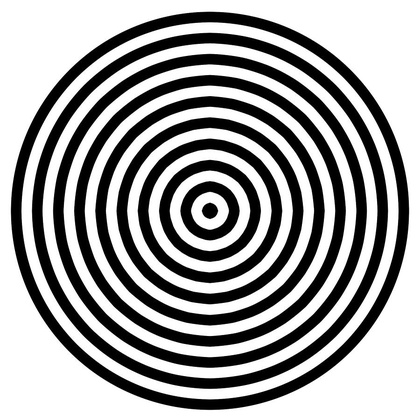
%> input picture BullsEye-master/distance_estimation/disc_print.jpg, 420 x 420 px, shrunk from 900 x 900 before the run, given in place of im.jpg, which was not available
$ octave trial.m   (GNU Octave 9; MATLAB toolbox functions it lacks are replaced by stand-ins)
%> lines starting %> are read from the running program, lines starting %| are printed output that depends on the picture; in (x1, y1, x2, y2) boxes, pixels count from 0 and x2, y2 are one past the last pixel; in counts of white or black regions, pixels touching at a corner belong together; the program's own positions count from 1; pictures that were not available may be replaced by others from this repository, and a replacement may not be noted
mypic=imread('im.jpg');
%> mypic is the input picture: size 420x420 uint8; min 0, max 255, mean 160.3
%im.jpg is the image with known distance (in this case 20cm).
I = rgb2gray(mypic);
BW = imclearborder(imcomplement(im2bw(imread('im.jpg'))));
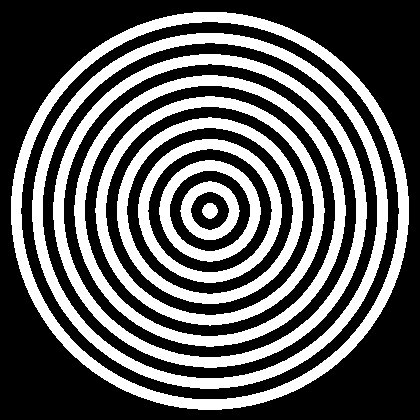
%> BW: size 420x420 logical; 37.2% white; 10 white regions, largest, box (x1, y1, x2, y2) and area: (11, 12, 409, 410) 12911, (32, 33, 388, 389) 11515, (53, 54, 367, 368) 10100
%Clear image border.

subplot(2,2,1); imshow(imread('im.jpg'));
subplot(2,2,2); imshow(BW);
S= regionprops(BW, 'Perimeter','PixelIdxList');
%> S = 10 regions; first 5, Perimeter: 1247.5, 1114.5, 981.6, 848.6, 715.7
[~,idx] = max([S.Perimeter]);
%> idx = 1
Indices = S(idx).PixelIdxList;
NewIm = false(size(BW));
NewIm(Indices) = 1;
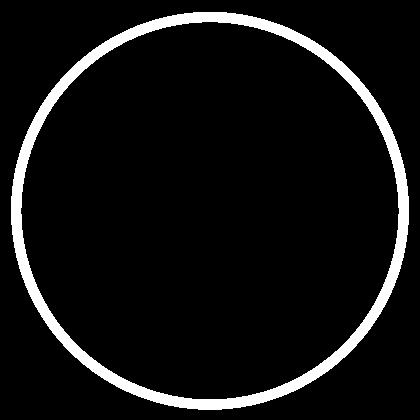
%> NewIm: size 420x420 logical; 7.3% white; 1 white region, box (x1, y1, x2, y2) and area: (11, 12, 409, 410) 12911
subplot(2,2,3); imshow(NewIm);
%Create another matrix which removes all zero rows.
only_ones=NewIm(any(NewIm,2),:);        %Might use this later
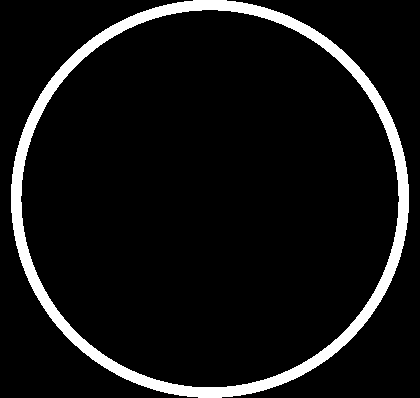
%> only_ones: size 398x420 logical; 7.7% white; 1 white region, box (x1, y1, x2, y2) and area: (11, 0, 409, 398) 12911
[x1,y1,z1] = size(only_ones);
%> x1 = 398; y1 = 420; z1 = 1
disp(x1);
%| 398
disp(y1);
%| 420
finish=0;
start=0;
diameter=0;                 %Initialise diameter
for i=1:x1                  %Row iteration
    flag=0;                 %Looking for start
    for j=1:y1              %Column iteration
        if only_ones(i,j)==1
            if flag==2
                continue;
            elseif flag==0
                start=j;
                flag=1;     %Found start
            else
                finish=j;   %Found end
                flag=2;
            end
        end
        distance=finish-start;
        if (distance>diameter)
            diameter=distance;
        end
    end
end
%> after the loop, diameter = 10; finish = 200; start = 199
disp(diameter);
%| 10

%Now we have found the diameter (in pixels) of the outermost ring on paper.
%Compute focal length of camera by the formuala F=P*D/W where P=calculated
%diameter, D=Actual distance of object (in trial case, it was taken as
%20cm), W is the actual diamter in cm. (calculated to be 10.5 cm).

F=diameter*20/10.5;
%> F = 19.05
disp('Displaying F=');
disp(F);
%| 19.048

%Now process another image in a similar manner.
